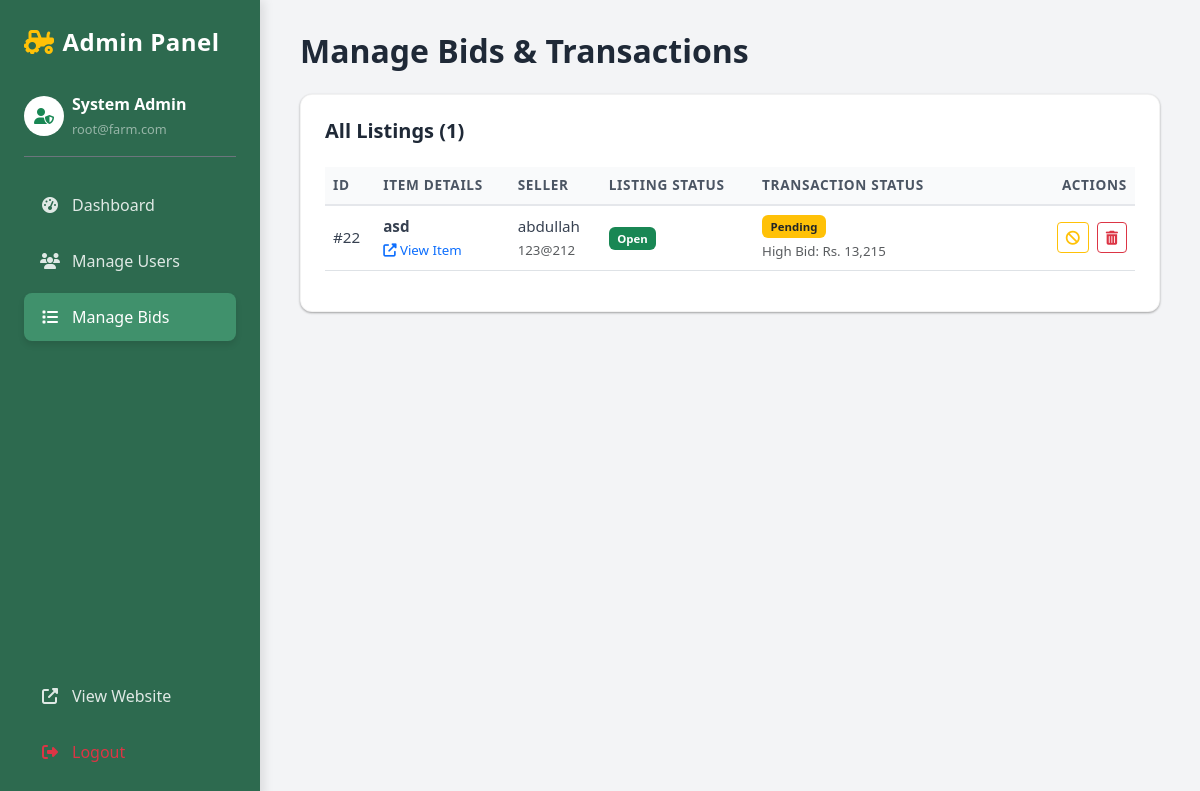
The app's page /php/admin/bids.php (signed in) with its own data.
### tables this page shows
CREATE TABLE `bids` (
  `bids_id` int(11) NOT NULL,
  `farmer_id` int(11) NOT NULL,
  `title` varchar(100) NOT NULL,
  `category` varchar(50) NOT NULL,
  `price` decimal(10,2) NOT NULL,
  `quantity` int(11) NOT NULL,
  `unit` varchar(20) NOT NULL DEFAULT 'kg',
  `image_path` varchar(255) NOT NULL,
  `created_at` timestamp NOT NULL DEFAULT current_timestamp(),
  `end_time` datetime NOT NULL,
  `year` int(4) DEFAULT NULL,
  `condition_state` varchar(50) DEFAULT 'Good',
  `hours_used` int(11) DEFAULT 0,
  `rating` decimal(2,1) DEFAULT 5.0,
  `bids_count` int(11) DEFAULT 0,
  `description` text DEFAULT NULL,
  `min_increment` decimal(10,2) DEFAULT 100.00,
  `location` varchar(100) DEFAULT NULL,
  `color` varchar(50) DEFAULT NULL,
  `size` varchar(50) DEFAULT NULL,
  `visibility` enum('public','private') DEFAULT 'public',
  `starting_bid` decimal(10,2) DEFAULT NULL,
  `status` enum('open','closed') DEFAULT 'open'
);

CREATE TABLE `users` (
  `user_id` int(11) NOT NULL,
  `full_name` varchar(100) NOT NULL,
  `cnic` varchar(15) NOT NULL,
  `email` varchar(100) NOT NULL,
  `phone` varchar(20) NOT NULL,
  `password_hash` varchar(255) NOT NULL,
  `role` enum('admin','farmer','buyer') NOT NULL DEFAULT 'buyer',
  `status` enum('active','blocked') NOT NULL DEFAULT 'active',
  `address` text NOT NULL,
  `city` varchar(50) NOT NULL,
  `country` varchar(50) NOT NULL,
  `created_at` timestamp NOT NULL DEFAULT current_timestamp()
);

### php/admin/bids.php (the view, shortened to what this page needs)
<?php
require_once '../config/db_connect.php';
$bids = [];
$sql = "SELECT l.bids_id, l.title, l.price, l.created_at, l.status as listing_status,
               u.full_name as seller_name, u.email as seller_email,
               (SELECT MAX(bid_amount) FROM bid_offers WHERE listing_id = l.bids_id) as highest_offer,
               (SELECT status FROM bid_offers WHERE listing_id = l.bids_id AND status = 'accepted' LIMIT 1) as transaction_status
        FROM bids l
        LEFT JOIN users u ON l.farmer_id = u.user_id
        ORDER BY l.created_at DESC";
$result = $conn->query($sql);
if ($result) {
    while($row = $result->fetch_assoc()) {
        $bids[] = $row;
    }
}
?>
<!DOCTYPE html>
<html lang="en">
<head>
    <link rel="stylesheet" href="../../css/bootstrap/bootstrap.min.css">
    <link rel="stylesheet" href="https://cdnjs.cloudflare.com/ajax/libs/font-awesome/6.4.0/css/all.min.css">
    <link rel="stylesheet" href="../../css/admin.css">
</head>
<body class="admin-body">
    <div class="admin-sidebar">
        <div class="admin-brand">
            <i class="fas fa-tractor text-warning"></i>
            <span class="ms-2">Admin Panel</span>
        </div>
        <div class="admin-profile mb-4 pb-3 border-bottom border-secondary">
            <div class="d-flex align-items-center gap-2">
                <div class="bg-white text-success rounded-circle d-flex align-items-center justify-content-center" style="width: 40px; height: 40px;">
                    <i class="fas fa-user-shield"></i>
                </div>
                <div>
                    <div class="fw-bold fs-6">System Admin</div>
                    <small class="text-white-50" style="font-size: 0.8rem;">root@farm.com</small>
                </div>
            </div>
        </div>
        <nav class="admin-nav">
            <a href="dashboard.php" class="admin-nav-link">
                <i class="fas fa-tachometer-alt"></i> Dashboard
            </a>
            <a href="users.php" class="admin-nav-link">
                <i class="fas fa-users"></i> Manage Users
            </a>
            <a href="bids.php" class="admin-nav-link active">
                <i class="fas fa-list"></i> Manage Bids
            </a>
            <a href="../../index.php" class="admin-nav-link mt-auto">
                <i class="fas fa-external-link-alt"></i> View Website
            </a>
            <a href="../auth/logout.php" class="admin-nav-link text-danger">
                <i class="fas fa-sign-out-alt"></i> Logout
            </a>
        </nav>
    </div>
    <main class="admin-main">
        <h2 class="mb-4">Manage Bids & Transactions</h2>
        <div class="admin-table-card">
            <div class="d-flex justify-content-between align-items-center mb-4">
                <h5 class="mb-0">All Listings (<?php echo count($bids); ?>)</h5>
            </div>
            <?php if (count($bids) > 0): ?>
            <div class="table-responsive">
                <table class="table table-hover align-middle">
                    <thead class="table-light">
                        <tr>
                            <th>ID</th>
                            <th>Item Details</th>
                            <th>Seller</th>
                            <th>Listing Status</th>
                            <th>Transaction Status</th>
                            <th class="text-end" style="min-width: 150px;">Actions</th>
                        </tr>
                    </thead>
                    <tbody>
                        <?php foreach($bids as $item): ?>
                        <tr>
                            <td>#<?php echo $item['bids_id']; ?></td>
                            <td>
                                <div class="fw-bold"><?php echo htmlspecialchars($item['title']); ?></div>
                                <a href="../../php/bids/bid_detail.php?id=<?php echo $item['bids_id']; ?>"
                                   target="_blank" class="small text-primary text-decoration-none">
                                   <i class="fas fa-external-link-alt"></i> View Item
                                </a>
                            </td>
                            <td>
                                <div><?php echo htmlspecialchars($item['seller_name'] ?? 'Unknown'); ?></div>
                                <small class="text-muted"><?php echo htmlspecialchars($item['seller_email'] ?? '-'); ?></small>
                            </td>
                            <td>
                                <?php if($item['listing_status'] == 'open'): ?>
                                    <span class="badge bg-success">Open</span>
                                <?php else: ?>
                                    <span class="badge bg-secondary">Closed</span>
                                <?php endif; ?>
                            </td>
                            <td>
                                <?php if($item['transaction_status'] == 'accepted'): ?>
                                    <span class="badge bg-success mb-1">Accepted</span>
                                    <div class="small text-success fw-bold">
                                        Sold for Rs. <?php echo number_format($item['highest_offer']); ?>
                                    </div>
                                <?php elseif($item['highest_offer'] > 0): ?>
                                    <span class="badge bg-warning text-dark mb-1">Pending</span>
                                    <div class="small text-muted">
                                        High Bid: Rs. <?php echo number_format($item['highest_offer']); ?>
                                    </div>
                                <?php else: ?>
                                    <span class="badge bg-light text-muted border">No Bids Yet</span>
                                <?php endif; ?>
                            </td>
                            <td class="text-end">
                                <div class="d-flex justify-content-end gap-2">
                                    <?php if($item['listing_status'] == 'open'): ?>
                                        <form method="POST" onsubmit="return confirm('Are you sure you want to CLOSE this listing? Buyers will no longer be able to bid.');">
                                            <button type="submit" class="btn btn-sm btn-outline-warning" title="Cancel/Close Listing">
                                                <i class="fas fa-ban"></i>
                                            </button>
                                        </form>
                                    <?php endif; ?>
                                    <form method="POST" onsubmit="return confirm('WARNING: Are you sure you want to PERMANENTLY delete this bid?');">
                                        <button type="submit" class="btn btn-sm btn-outline-danger" title="Remove Permanently">
                                            <i class="fas fa-trash-alt"></i>
                                        </button>
                                    </form>
                                </div>
                            </td>
                        </tr>
                        <?php endforeach; ?>
                    </tbody>
                </table>
            </div>
            <?php endif; ?>
        </div>
    </main>
</body>
</html>

### css/admin.css (style rules this page uses)
:root { --admin-sidebar-width: 260px; --primary-green: #2d6a4f; --accent-green: #40916c; --light-bg: #f3f4f6; --text-dark: #1f2937; --text-light: #9ca3af; --white: #ffffff; --shadow-sm: 0 1px 3px rgba(0,0,0,0.12), 0 1px 2px rgba(0,0,0,0.24); --shadow-md: 0 4px 6px -1px rgba(0,0,0,0.1), 0 2px 4px -1px rgba(0,0,0,0.06); }
body.admin-body { background-color: var(--light-bg); min-height: 100vh; font-family: 'Segoe UI', Tahoma, Geneva, Verdana, sans-serif; overflow-x: hidden; }
.admin-sidebar { width: var(--admin-sidebar-width); height: 100vh; background: var(--primary-green); color: var(--white); position: fixed; left: 0; top: 0; padding: 1.5rem; display: flex; flex-direction: column; z-index: 1000; box-shadow: 4px 0 10px rgba(0,0,0,0.1); }
.admin-brand { font-size: 1.5rem; font-weight: 700; margin-bottom: 2rem; display: flex; align-items: center; color: var(--white); text-decoration: none; letter-spacing: 0.5px; }
.admin-profile { margin-bottom: 2rem; }
.admin-nav { display: flex; flex-direction: column; gap: 0.5rem; flex-grow: 1; }
.admin-nav-link { display: flex; align-items: center; gap: 12px; padding: 12px 16px; color: rgba(255, 255, 255, 0.85); text-decoration: none; border-radius: 8px; transition: all 0.3s ease; font-weight: 500; }
.admin-nav-link.active { background-color: var(--accent-green); color: var(--white); box-shadow: 0 4px 6px rgba(0,0,0,0.1); }
.admin-nav-link i { width: 20px; text-align: center; }
.admin-main { margin-left: var(--admin-sidebar-width); width: calc(100% - var(--admin-sidebar-width)); padding: 2rem 2.5rem; min-height: 100vh; }
.admin-main h2 { color: var(--text-dark); font-weight: 700; margin-bottom: 0.5rem; }
.admin-table-card { background: var(--white); border-radius: 12px; padding: 1.5rem; box-shadow: var(--shadow-sm); border: 1px solid rgba(0,0,0,0.05); }
.admin-table-card h4, .admin-table-card h5 { color: var(--text-dark); font-weight: 600; margin-bottom: 1.5rem; }
.table thead th { background-color: #f9fafb; color: #4b5563; font-weight: 600; font-size: 0.85rem; text-transform: uppercase; letter-spacing: 0.05em; border-bottom: 2px solid #e5e7eb; }
.table tbody td { vertical-align: middle; color: #374151; font-size: 0.95rem; }
.badge { padding: 0.5em 0.75em; font-weight: 600; border-radius: 6px; }

### records on screen
bids: bids_id "22", title "asd", farmer.full_name "abdullah", farmer.email "123@212", status "Open", highest_offer "13,215"

### other values on screen
count($bids) "1"
